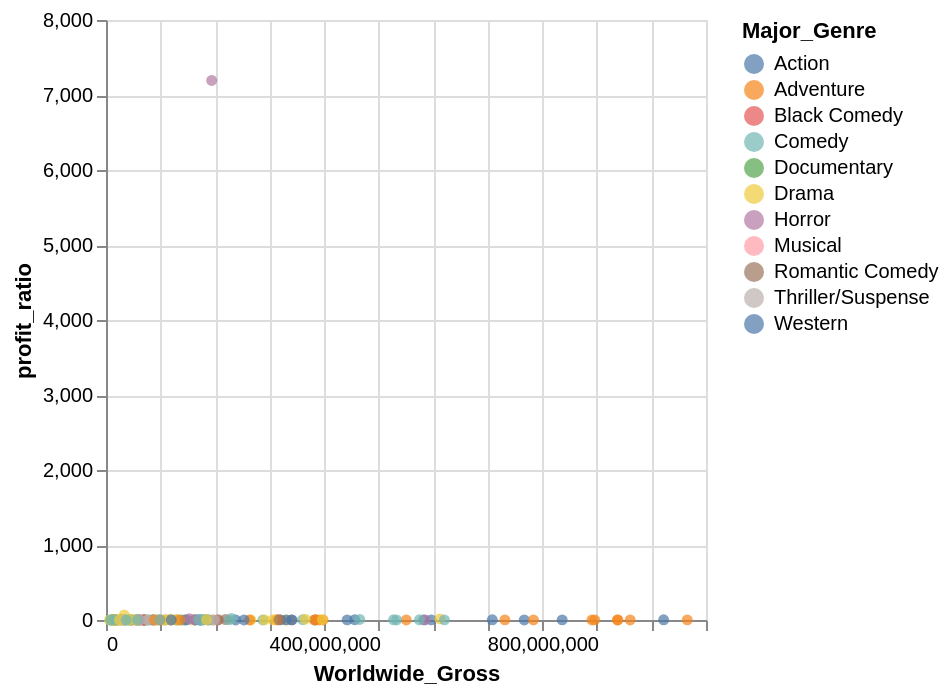

Source (notebook cell):
### Code cell
profit_ratio_chart = alt.Chart(movies3).mark_circle().encode(
        x=alt.X("Worldwide_Gross"),
    y=alt.Y("profit_ratio"),
    color="Major_Genre"
)

profit_ratio_chart

### Figure 1 — Vega-Lite specification as saved in the notebook (floating-point values rounded to 4 significant figures; data arrays with more than 128 entries replaced by an {"elided": "..."} marker saying what was removed)
{"config": {"view": {"continuousWidth": 300, "continuousHeight": 300}}, "data": {"name": "data-a98d49b258a512e9e38e595d9292993d"}, "mark": {"type": "circle"}, "encoding": {"color": {"field": "Major_Genre", "type": "nominal"}, "x": {"field": "Worldwide_Gross", "type": "quantitative"}, "y": {"field": "profit_ratio", "type": "quantitative"}}, "$schema": "https://vega.github.io/schema/vega-lite/v5.20.1.json", "datasets": {"data-a98d49b258a512e9e38e595d9292993d": {"elided": "174 records"}}}
